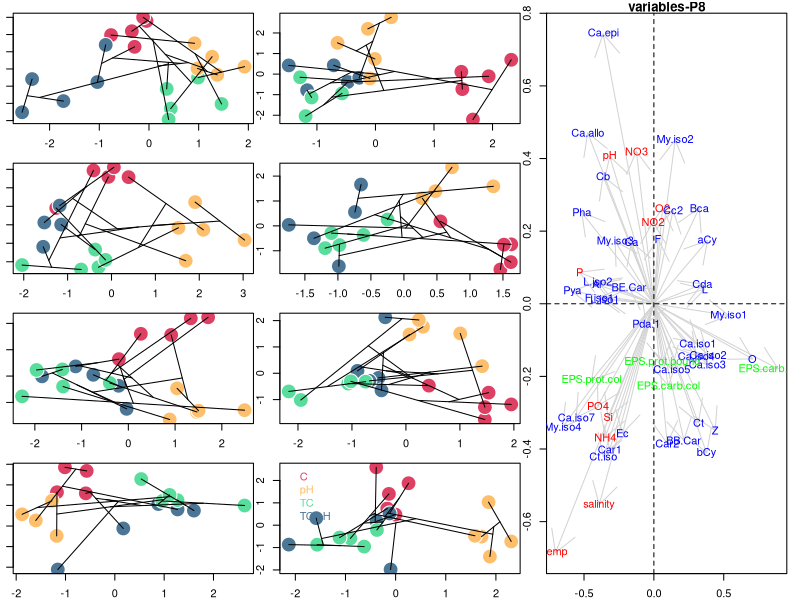
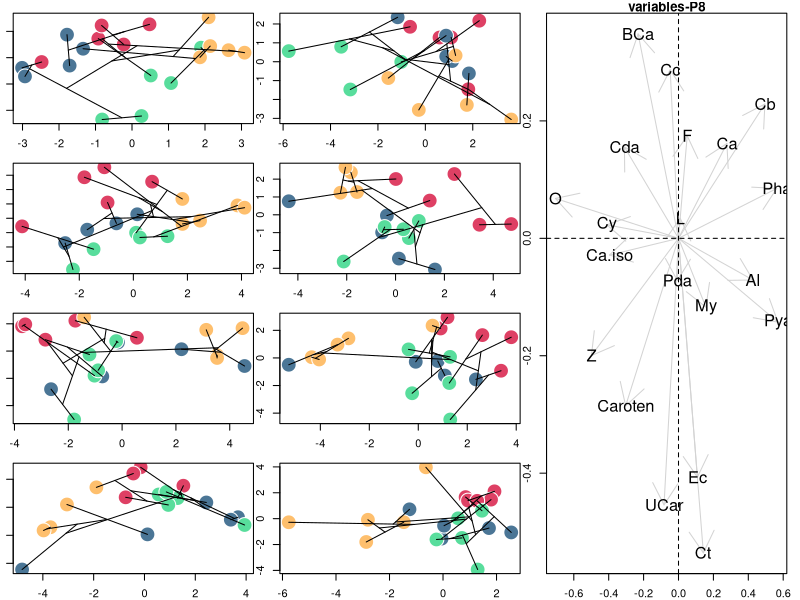
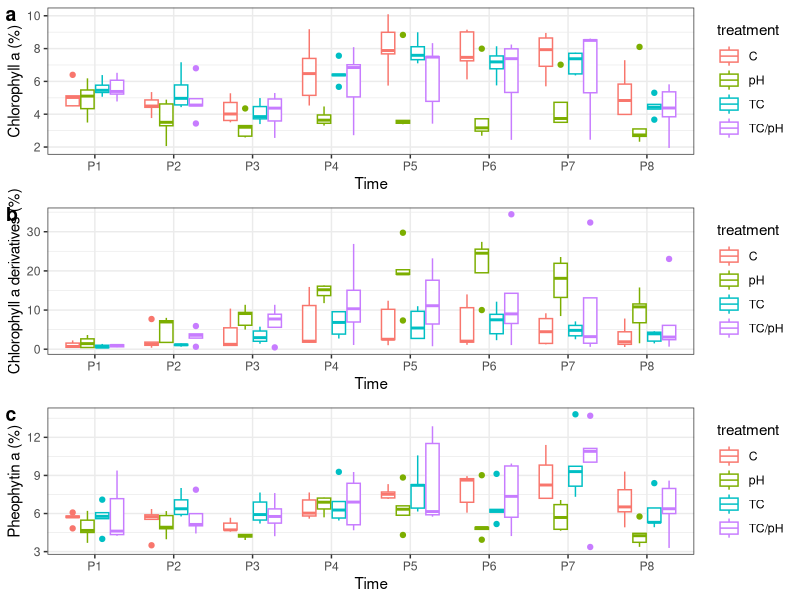
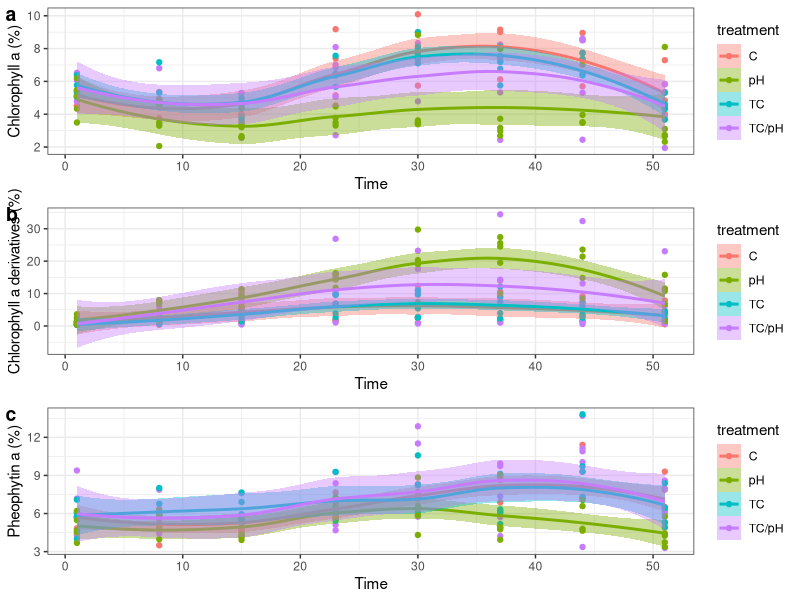
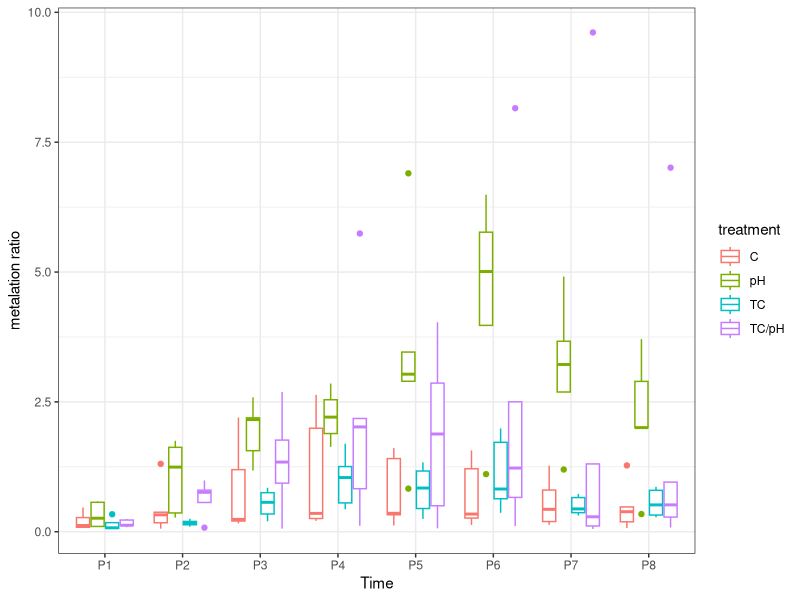

R code for these plots, in order:
##########################################
# OA experiment - Mudflats 
# script by : C. Hubas 
# Data : C. Mazière, M. Bodo et al 
##########################################

##########################################
# Packages
##########################################

library(ade4)
library(ggplot2)
library(cowplot)
library(vegan)

##########################################
# Aesthetics
##########################################

# palettes
my.palette <- colorRampPalette(c("#DE4064","#FFAA5A","#FEEB94","#06D6A0","#4B7696"))

##########################################
# BC-MFA Analysis
##########################################

#### Upload data for MFA
all.data <- read.csv("Physico-chem_MESO_modif.csv",sep=";",h=T)
no.na.data <- na.omit(all.data)
names(no.na.data)

# split dataset according to sampling time
no.na.data.split<-split(no.na.data,factor(no.na.data$time))

#######################################
# Create a custom function for BC-MFA analysis
make.BC.MFA<-function(data){
  
  # separate matrix
  enviro <- data[,5:14]
  pigments <- data[,15:51]
  eps <- data[,52:55]
  blocs <- c(dim(enviro)[2],
             dim(pigments)[2],
             dim(eps)[2]
  )
  
  # make dataset
  mfa.data <- data.frame(
    enviro,
    pigments,
    eps)
  
  # perform Mltiple factor Analysis (MFA)
  res.mfa <- dudi.pca(mfa.data,
                      col.w = rep(c(1/dudi.pca(enviro,scannf=F,nf=2)$eig[1],
                                    rep(1/dudi.pca(pigments,scannf=F,nf=2)$eig[1]),
                                    rep(1/dudi.pca(eps,scannf=F,nf=2)$eig[1])),blocs),
                      scannf=F,
                      nf=2)
  
  # create control variable (must be factor)
  fac <- factor(data$treatment)
  
  # perform between class analysis on MFA results
  res.bca <- bca(res.mfa, fac, scannf = FALSE, nf = 2)
  plot(res.bca$ls,
       pch=21,
       col="white",
       bg=my.palette(length(levels(fac)))[fac],
       cex=3)
  ordicluster(res.bca$ls,hclust(vegdist(data[,5:55],"euclidean"),"average",))
  randtest(res.bca)
}

# End onf custom BC-MFA function
#######################################

# Apply custom BC-MFA function on each sampling date 
layout(matrix(c(1,3,5,7,2,4,6,8,9,9,9,9),ncol=3))
par(mar=c(2,1,1,1))
# plot individuals
lapply(no.na.data.split,make.BC.MFA)
# Add legend
legend("topleft",
       c("C","pH","TC","TC/pH"),
       text.col = my.palette(4),
       bty="n")
# plot variables for a chosen sampling time (here "P8")
X<-dudi.pca(no.na.data.split$P8[,5:55],scannf=F,nf=2)
Fa<-factor(no.na.data.split$P8$treatment)
coord<-bca(X,Fa,scannf=F,nf=2)$co
plot(coord,type="n")
arrows(x0=0,
       y0=0,
       x1=coord$Comp1,
       y1=coord$Comp2,
       col='lightgrey')
bloc.factor<-factor(rep(c("enviro","pigment","EPS"),c(10,37,4)))
text(x=coord$Comp1,
     y=coord$Comp2,
     rownames(coord),
     cex=1,
     col=rainbow(3)[bloc.factor])
abline(h=0,lty="dashed")
abline(v=0,lty="dashed")
title("variables-P8")



##########################################
# Pigment Analysis (short list)
##########################################

all.pig.data <- no.na.data[,c(1:4,15:51)]
names(all.pig.data)
apply(all.pig.data[,-c(1:4)],1,sum)
short.pig.data <- data.frame(
  Cy=all.pig.data$"aCy"+all.pig.data$"bCy",
  Al=all.pig.data$"Al",
  Caroten=all.pig.data$"BB.Car"+all.pig.data$"BE.Car",
  UCar=all.pig.data$"Car1"+all.pig.data$"Car2",
  Ca=all.pig.data$"Ca"+all.pig.data$"Ca.allo"+all.pig.data$"Ca.epi",
  Ca.iso=all.pig.data$"Ca.iso1"+all.pig.data$"Ca.iso2"+all.pig.data$"Ca.iso3"+all.pig.data$"Ca.iso4"+all.pig.data$"Ca.iso5"+all.pig.data$"Ca.iso7",
  BCa=all.pig.data$"Bca",
  Cb=all.pig.data$"Cb",
  Cc=all.pig.data$"Cc2",
  Cda=all.pig.data$"Cda",
  Ct=all.pig.data$"Ct"+all.pig.data$"Ct.iso",
  Ec=all.pig.data$"Ec",
  F=all.pig.data$F+all.pig.data$"F.iso1",
  L=all.pig.data$L+all.pig.data$"L.iso1"+all.pig.data$"L.iso2",
  My=all.pig.data$"My.iso1"+all.pig.data$"My.iso2"+all.pig.data$"My.iso3"+all.pig.data$"My.iso4",
  O=all.pig.data$"O",
  Pda=all.pig.data$"Pda.1",
  Pha=all.pig.data$"Pha",
  Pya=all.pig.data$"Pya",
  Z=all.pig.data$"Z"
)
short.pig.data$treatment<-factor(all.pig.data$treatment)
short.pig.data$time<-factor(all.pig.data$time)

# make lists
short.pig.list<-split(short.pig.data,short.pig.data$time)

#######################################
# Create a function for short.pig dataset
make.subplot.short.pig<-function(data){
  res.pca <- dudi.pca(data[,1:20],scannf=F,nf=2)
  factor<-factor(data[,which(names(data)=="treatment")])
  res.bca <- bca(res.pca, factor, scannf = FALSE, nf = 2)
  plot(res.bca$ls,
       pch=21,
       col="white",
       bg=my.palette(length(levels(factor)))[factor],
       cex=3)
  ordicluster(res.bca$ls,hclust(vegdist(data[,1:20],"bray"),"ward.D2",))
  
}

# End of custom function
#######################################

# make plots
layout(matrix(c(1,3,5,7,2,4,6,8,9,9,9,9),ncol=3))
par(mar=c(2,1,1,1))
names(short.pig.data)
lapply(short.pig.list,make.subplot.short.pig)
X<-dudi.pca(short.pig.data[short.pig.data$time=="P8",1:20],scannf=F,nf=2)
Fa<-factor(short.pig.data[short.pig.data$time=="P8",]$treatment)
coord<-bca(X,Fa,scannf=F,nf=2)$co
plot(coord,type="n")
arrows(x0=0,y0=0,x1=coord$Comp1,y1=coord$Comp2,col="lightgrey")
text(x=coord$Comp1,y=coord$Comp2,rownames(coord),cex=1.5)
abline(h=0,lty="dashed")
abline(v=0,lty="dashed")
title("variables-P8")


##########################################
# Focus on Chlorophyll a "derivatives"like" pigments
##########################################

# boxplots
box.ca.iso<-ggplot(short.pig.data,
       aes(x = time,
           y= Ca.iso,
           col=treatment))+
  geom_boxplot()+
  ylab("Chlorophyll a derivatives (%)")+
  xlab("Time")+
  theme_bw()

box.ca<-ggplot(short.pig.data,
       aes(x = time,
           y= Ca,
           col=treatment))+
  geom_boxplot()+
  ylab("Chlorophyll a (%)")+
  xlab("Time")+
  theme_bw()

box.pha<-ggplot(short.pig.data,
       aes(x = time,
           y= Pha,
           col=treatment))+
  geom_boxplot()+
  ylab("Pheophytin a (%)")+
  xlab("Time")+
  theme_bw()

plot_grid(box.ca,box.ca.iso,box.pha,labels=c("a","b","c"),nrow=3)

# scatter plots
time.j<-c(1,8,15,23,30,37,44,51)[short.pig.data$time]

smooth_iso<-ggplot(short.pig.data,
       aes(x = time.j,
           y= Ca.iso,
           col=treatment))+
  geom_point()+
  geom_smooth(aes(fill=treatment),method = "loess")+
  ylab("Chlorophyll a derivatives (%)")+
  xlab("Time")+
  theme_bw()

smooth_ca<-ggplot(short.pig.data,
       aes(x = time.j,
           y= Ca,
           col=treatment))+
  geom_point()+
  geom_smooth(aes(fill=treatment),method = "loess")+
  ylab("Chlorophyll a (%)")+
  xlab("Time")+
  theme_bw()

smooth_Pha<-ggplot(short.pig.data,
                  aes(x = time.j,
                      y= Pha,
                      col=treatment))+
  geom_point()+
  geom_smooth(aes(fill=treatment),method = "loess")+
  ylab("Pheophytin a (%)")+
  xlab("Time")+
  theme_bw()

plot_grid(smooth_ca,smooth_iso,smooth_Pha,labels=c("a","b","c"),nrow=3)

# Ratio Chlorophyll a like vs. true Chlorophyll a
ggplot(short.pig.data,
                  aes(x = time,
                      y= Ca.iso/Pha,
                      col=treatment))+
  geom_boxplot()+
  ylab("metalation ratio")+
  xlab("Time")+
  theme_bw()
